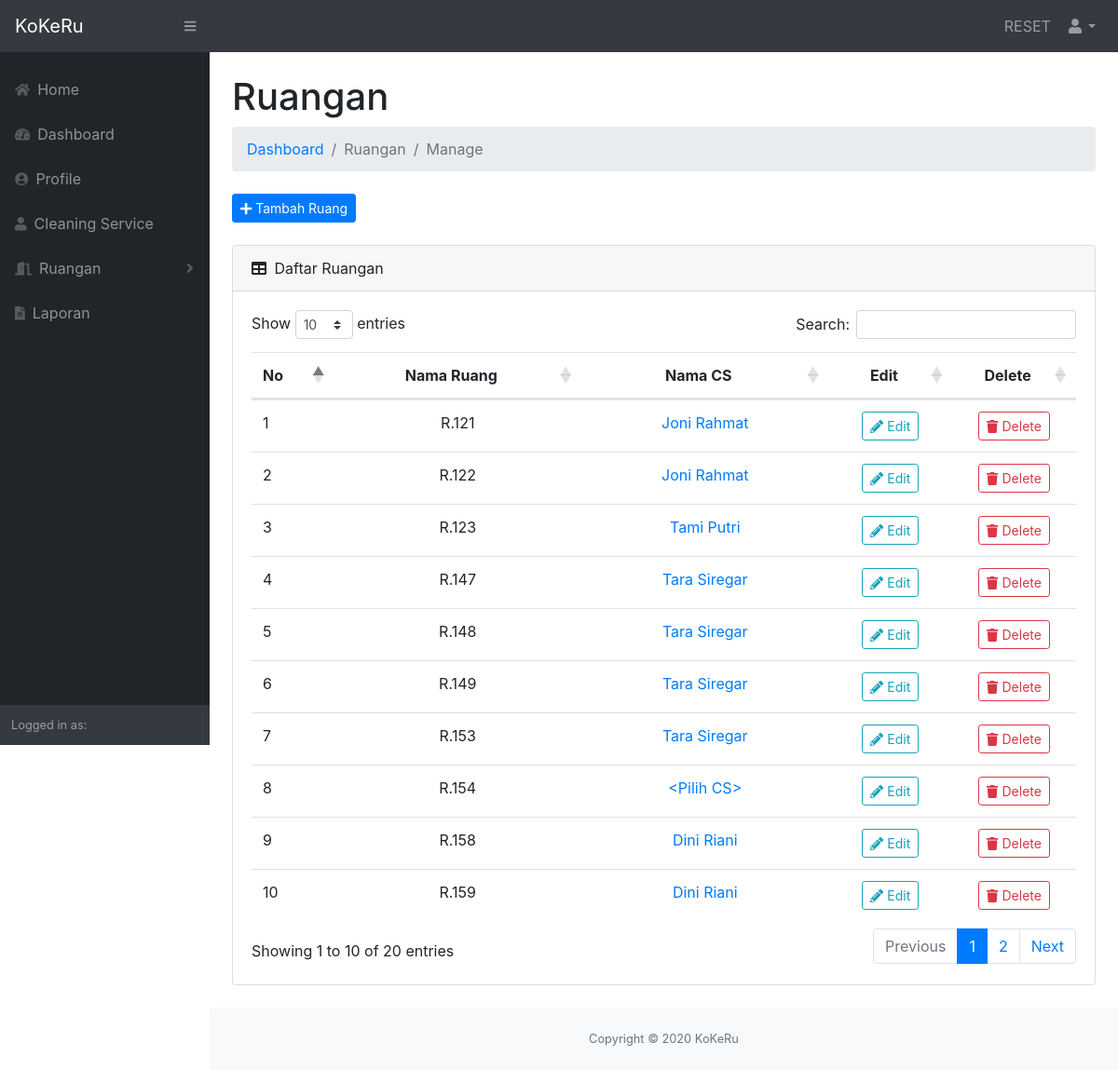
/users/manager/room.php?source=manage (signed in), run on the app's committed database.
### tables this page shows
CREATE TABLE `ruang` (
  `id_ruang` int(11) NOT NULL,
  `nama_ruang` varchar(30) NOT NULL
);

CREATE TABLE `cs` (
  `id_cs` int(11) NOT NULL,
  `nama` varchar(50) NOT NULL,
  `email` varchar(100) NOT NULL,
  `password` char(40) NOT NULL,
  `no_hp` char(14) DEFAULT NULL
);

### users/manager/includes/functions.php (called while the page is built, shortened)
<?php
function getRooms() {
  global $db;
  $query = "SELECT * FROM ruang";
  $result = $db->query($query);
  return $result;
}
function getJadwalByRuang($roomName) {
  global $db;
  $query = "SELECT *
            FROM jadwal J
            JOIN ruang R ON J.id_ruang = R.id_ruang
            JOIN cs CS ON J.id_cs = CS.id_cs
            WHERE nama_ruang = '$roomName'";
  $result = $db->query($query);
  return $result;
}

### users/manager/includes/views/content_manage_room.php (the view, shortened to what this page needs)
<main>
  <div class="container-fluid">
    <h1 class="mt-4">Ruangan</h1>
    <ol class="breadcrumb mb-4">
      <li class="breadcrumb-item"><a href="index.php">Dashboard</a></li>
      <li class="breadcrumb-item text-muted">Ruangan</li>
      <li class="breadcrumb-item active">Manage</li>
    </ol>
    <div class="mb-4">
      <a href="" class="btn btn-primary btn-sm" id="createRoomBtn" data-toggle="modal" data-target="#createModal"><i class="fas fa-plus"></i> Tambah Ruang</a>
    </div>
    <div class="card mb-4">
      <div class="card-header">
        <i class="fas fa-table mr-1"></i>
        Daftar Ruangan
      </div>
      <div class="card-body">
        <div class="table-responsive">
          <table class="table" id="dataTable" width="100%" cellspacing="0">
            <thead>
              <tr>
                <th style="width: 10%;">No</th>
                <th class="text-center" style="width: 30%;">Nama Ruang</th>
                <th class="text-center" style="width: 30%;">Nama CS</th>
                <th class="text-center" style="width: 15%;">Edit</th>
                <th class="text-center" style="width: 15%;">Delete</th>
              </tr>
            </thead>
            <tbody>
              <?php
                $result = getRooms();
                $i = 1;
              ?>
              <?php while ($room = $result->fetch_object()): ?>
              <?php $jadwalByRuang = getJadwalByRuang($room->nama_ruang)->fetch_object(); ?>
              <tr>
                <td><?php echo $i; $i++; ?></td>
                <td class="text-center"><?= $room->nama_ruang; ?></td>
                <?php if (is_null($jadwalByRuang)): ?>
                  <td class="text-center"><a href="" id="assignCsBtn" data-toggle="modal" data-target="#assignCsModal" data-id-ruang="<?= $room->id_ruang; ?>">&lt;Pilih CS&gt;</a></td>
                <?php else: ?>
                  <td class="text-center"><a href="" id="assignCsBtn" data-toggle="modal" data-target="#assignCsModal" data-id-ruang="<?= $room->id_ruang; ?>"><?= $jadwalByRuang->nama; ?></a></td>
                <?php endif; ?>
                <td class="text-center"><a href="" class="btn btn-outline-info btn-sm" id="editRoomBtn" data-toggle="modal" data-target="#editModal" data-id="<?= $room->id_ruang; ?>" data-name="<?= $room->nama_ruang; ?>"><i class="fas fa-pencil-alt"></i> Edit</a></td>
                <td class="text-center"><a href="" class="btn btn-outline-danger btn-sm" id="deleteRoomBtn" data-id="<?= $room->id_ruang; ?>" data-toggle="modal" data-target="#deleteModal"><i class="fas fa-trash"></i> Delete</a></td>
              </tr>
              <?php endwhile; ?>
            </tbody>
          </table>
        </div>
      </div>
    </div>
  </div>
</main>

### data on the page
ruang: nama_ruang "R.121", cs.nama "Joni Rahmat"
ruang: nama_ruang "R.122", cs.nama "Joni Rahmat"
ruang: nama_ruang "R.123", cs.nama "Tami Putri"
ruang: nama_ruang "R.147", cs.nama "Tara Siregar"
ruang: nama_ruang "R.148", cs.nama "Tara Siregar"
ruang: nama_ruang "R.149", cs.nama "Tara Siregar"
ruang: nama_ruang "R.153", cs.nama "Tara Siregar"
ruang: nama_ruang "R.154"
ruang: nama_ruang "R.158", cs.nama "Dini Riani"
ruang: nama_ruang "R.159", cs.nama "Dini Riani"
